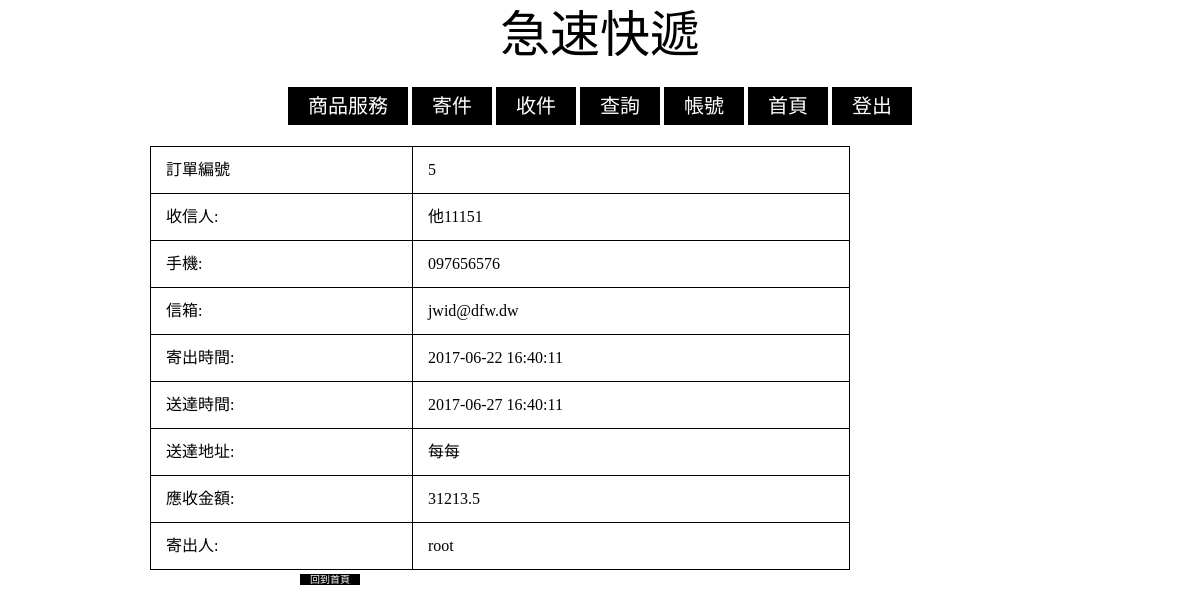
Page /bill.php?inv_id=5 (signed in) on the committed database.
### tables this page shows
CREATE TABLE `invoice` (
  `inv_id` int(11) NOT NULL,
  `receiver_name` varchar(15) NOT NULL,
  `receiver_phone` varchar(10) NOT NULL,
  `receiver_email` varchar(35) NOT NULL,
  `arrive_time` datetime NOT NULL,
  `arrive_address` varchar(35) NOT NULL,
  `send_time` datetime NOT NULL,
  `total_price` float DEFAULT NULL,
  `if_success` int(1) DEFAULT NULL,
  `mem_id` int(11) NOT NULL
);

CREATE TABLE `member` (
  `mem_id` int(11) NOT NULL,
  `mem_name` varchar(15) NOT NULL,
  `mem_phone` varchar(10) NOT NULL,
  `mem_address` varchar(35) NOT NULL,
  `mem_email` varchar(35) NOT NULL,
  `mem_account_num` varchar(15) NOT NULL,
  `mem_password` varchar(35) NOT NULL,
  `manager_right` int(11) NOT NULL,
  `mem_birth` datetime NOT NULL,
  `mem_career` varchar(8) NOT NULL,
  `mem_gender` varchar(4) NOT NULL
);

### bill.php (the view, shortened to what this page needs)
<!DOCTYPE html>
<html>
<head>
    <link rel="stylesheet" href="normal.css">
</head>
    <body>
    <h1>急速快遞</h1> <br/>
<?php
include("config.php");
if (empty($_SESSION["loginsession"])) { ?>
	<div class = "menu">
            <a href="Service.php">商品服務</a>
            <a href="send.php">寄件</a>
            <a href="recive.php">收件</a>
            <a href="search.php">查詢</a>
            <a href="account.php">帳號</a>
            <a href="index.php">首頁</a>
    </div>
<?php
	echo "<br/><br/><h2>請先登入會員!!!</h2>";
	header("refresh:3;url = login.php");
} else {?>
		<div class = "menu">
            <a href="Service.php">商品服務</a>
            <a href="send.php">寄件</a>
            <a href="recive.php">收件</a>
            <a href="search.php">查詢</a>
            <a href="account.php">帳號</a>
            <a href="index.php">首頁</a>
            <a href="logout.php">登出</a>
        </div>
    <body>
    <div class = "table">
    <?php mysqli_query($link,"SET NAMES 'UTF8'"); ?>
    <?php $inv_id=$_GET["inv_id"]; ?>
    <?php $sql="SELECT * FROM invoice WHERE inv_id='$inv_id'" ?>
    <?php $result=mysqli_query($link,$sql); ?>
    <?php while ($row=mysqli_fetch_assoc($result)) { ?>
    <?php $rname = $row["receiver_name"]; ?>
    <?php $rphone = $row["receiver_phone"]; ?>
    <?php $remail = $row["receiver_email"]; ?>
    <?php $arrive_time = $row["arrive_time"]; ?>
    <?php $arrive_address = $row["arrive_address"]; ?>
    <?php $send_time = $row["send_time"]; ?>
    <?php $total_price = $row["total_price"]; ?>
    <?php } ?>
    <?php $sql2 = "SELECT * FROM member, invoice WHERE invoice.mem_id=member.mem_id AND invoice.inv_id='$inv_id'"; ?>
    <?php $result2 = mysqli_query($link, $sql2); ?>
    <?php while ($row = mysqli_fetch_assoc($result2)) { ?>
    <?php $mem_name = $row["mem_name"]; ?>
    <?php } ?>
    <table border = 1>
        <tr><td>訂單編號</td><td><?php echo $inv_id ?></td></tr>
        <tr><td>收信人:</td><td><?php echo $rname; ?></td></tr>
        <tr><td>手機:</td><td><?php echo $rphone ?></td></tr>
        <tr><td>信箱:</td><td><?php echo $remail ?></td></tr>
        <tr><td>寄出時間:</td><td><?php echo $send_time ?></td></tr>
        <tr><td>送達時間:</td><td><?php echo $arrive_time ?></td></tr>
        <tr><td>送達地址:</td><td><?php echo $arrive_address ?></td></tr>
        <tr><td>應收金額:</td><td><?php echo $total_price ?></td></tr>
        <tr><td>寄出人:</td><td><?php echo $mem_name; }?></td></tr>
    </table>
    <a href = "index.php">回到首頁</a>
    </div>
    </body>
</html>

### normal.css (style rules this page uses)
html, body, div, span, applet, object, iframe, h1, h2, h3, h4, h5, h6, p, blockquote, pre, a, abbr, acronym, address, big, cite, code, del, dfn, em, img, ins, kbd, q, s, samp, small, strike, strong, sub, sup, tt, var, b, u, i, center, dl, dt, dd, ol, ul, li, fieldset, form, label, legend, table, caption, tbody, tfoot, thead, tr, th, td, article, aside, canvas, details, embed, figure, figcaption, footer, header, hgroup, menu, nav, output, ruby, section, summary, time, mark, audio, video { margin: 0; padding: 0; border: 0; font-size: 100%; font: inherit; vertical-align: baseline; }
body { line-height: 1; }
table { border-collapse: collapse; border-spacing: 0; }
body { width: 700px; margin: 0 auto; }
h1 { text-align: center; font-size: 50px; font-family: 微軟正黑體; margin: 10px 10px 20px 10px; }
.table a { text-decoration: none; background-color: black; color: white; font-size: 10px; font-family: 微軟正黑體; margin: 0px 50px 0px 50px; padding: 0px 10px 0px 10px }
.table table { border-collapse: collapse; width: 100%; margin: 30px 0px 0px -100px; }
.menu { text-align: center; }
.menu a { text-decoration: none; background-color: black; color: white; font-size: 20px; font-family: 微軟正黑體; margin: 10px 0px 10px 0px; padding: 8px 20px 8px 20px; }
a { text-decoration: none; background-color: white; color: black; font-size: 15px; font-family: 微軟正黑體; margin: 10px 0px 10px 0px; padding: 8px 20px 8px 20px; }
table, th, td { border: 1px solid black; }
table { border-collapse: collapse; width: 100%; margin: 0px 0px 0px -50px; }
th, td { padding: 15px; }

### rows in the picture
invoice: receiver_name "他11151", receiver_phone "097656576", receiver_email "jwid@dfw.dw", send_time "2017-06-22 16:40:11", arrive_time "2017-06-27 16:40:11", arrive_address "每每", total_price "31213.5"
member: mem_name "root"

### other values in the picture
$inv_id "5"
